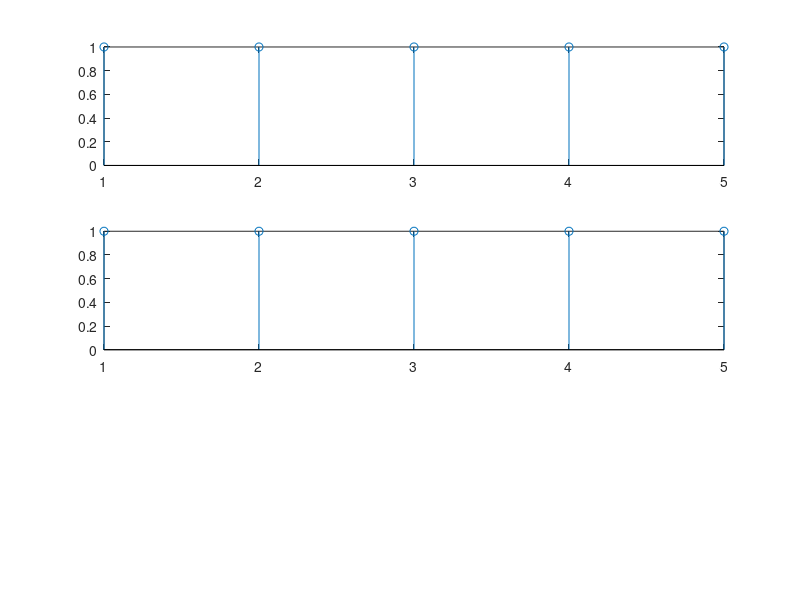

Reproduce this figure in MATLAB.
% IWAN DWI PURWANTO / 09 / 2A - D3TE
L=input('Panjang gelombang(>=10):');
P=input('Lebar pulsa (lebih kecil dari L):');
for n=1:L
if n<=P
x(n)=1;
else x(n)=0;
end
end
t=1:L;
subplot(3,1,1)
stem(t,x)

for n=1:L
if n<=P
v(n)=1;
else v(n)=0;
end 
end 
t=1:L;
subplot(3,1,2)
stem(t,v)